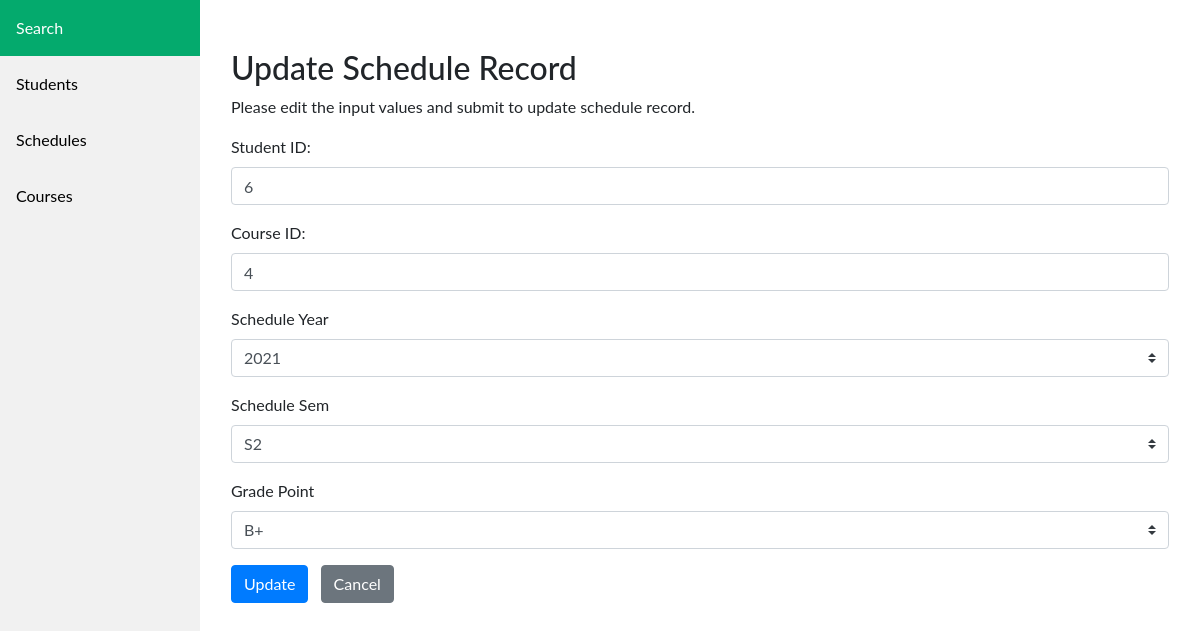
Page /schedules/update-sch.php?id=5 on the committed database.
### tables this page shows
CREATE TABLE `t_schedules` (
  `ID_schedule` int(11) NOT NULL,
  `ID_student` int(11) NOT NULL,
  `ID_course` int(11) NOT NULL,
  `sched_yr` int(11) NOT NULL,
  `sched_sem` char(2) NOT NULL,
  `grade_letter` char(2) NOT NULL
);

### schedules/update-sch.php (the view, shortened to what this page needs)
<?php require_once '../header.php'; ?>
<?php
    $studId = $courseId = $schedyr = $schedsem = $grade = "";
    $IDstudent_err = $IDcourse_err = $schedyr_err = $schedsem_err = $grade_err = "";
    if(isset($_POST["id"]) && !empty($_POST["id"])){
        echo '<script>alert("Hello World");</script>';$id = $_POST["id"];
        $input_stud = trim($_POST["studId"]);
        if(empty($input_stud)){
            $IDstudent_err = "Please enter a Student Id.";
        } elseif (isIdValid($input_stud)) {
            $IDstudent_err = "Please enter valid Student Id. Not registered";
        }else{
            $studId = $input_stud;
        }
        $input_course = trim($_POST["courseId"]);
        if(empty($input_course)){
            $IDcourse_err = "Please enter a Course Id.";
        } elseif (isCourseIdValid($input_stud)) {
            $IDcourse_err = "Please enter valid Course Id. Not registered";
        }else{
            $courseId = $input_course;
        }
        $input_schedyr = trim($_POST["schedyr"]);
        if($input_schedyr == "-Select-"){
            $schedyr_err = "Please select a year.";
        } else{
            $schedyr = $input_schedyr;
        }
        $input_schedsem = trim($_POST["schedsem"]);
        if($input_schedsem == "-Select-"){
            $schedsem_err = "Please select a semester.";
        } else{
            $schedsem = $input_schedsem;
        }
        $input_grade = trim($_POST["grade"]);
        if($input_grade == "-Select-"){
            $grade_err = "Please select a grade.";
        }else{
            $grade = $input_grade;
        }
        if(empty($IDstudent_err) && empty($IDcourse_err) && empty($schedyr_err) && empty($schedsem_err) && empty($grade_err)){
            $sql1 = "UPDATE t_schedules SET ID_course=?, ID_student=?, sched_yr=?, sched_sem=?, grade_letter=? WHERE ID_schedule =?";
     echo '<script>alert("Hello World");</script>';
            if($stmt = $db->prepare($sql1)){
                $stmt->bind_param("sssssi", $param_courseId, $param_studId, $param_schyr, $param_schsem, $param_grade,$param_gid);
                $param_courseId = $courseId;
                $param_studId = $studId;
                $param_schyr = $schedyr;
                $param_schsem = $schedsem;
                $param_grade = $grade;
                $param_gid = $id;
                if($stmt->execute()){
                    header("location: ../schedules.php");
                    exit();
                } else{
                    echo "Oops! Something went wrong. Please try again later.";
                }
            }
            $stmt->close();
        }
        $db->close();
    } else {
        if(isset($_GET["id"]) && !empty(trim($_GET["id"]))){
            $id = trim($_GET["id"]);
            $sql = "SELECT * FROM t_schedules WHERE ID_schedule = '{$id}'";
            if($result = $db->query($sql)){
                if($result->num_rows == 1){
                    $row = $result->fetch_array(MYSQLI_ASSOC);
                    $studId = $row["ID_student"];
                    $courseId = $row["ID_course"];
                    $schedyr = $row["sched_yr"];
                    $schedsem = $row["sched_sem"];
                    $grade = $row["grade_letter"];
                } else{
                    header("location: ../error.php");
                    exit();
                }
            } else{
                echo "Oops! Something went wrong. Please try again later.";
            }
        } else{
            header("location: ../error.php");
            exit();
        }
    }
?>
<div class="container-fluid">
    <div class="row">
        <div class="col-md-12">
            <h2 class="mt-5">Update Schedule Record</h2>
            <p>Please edit the input values and submit to update schedule record.</p>
            <form action="<?php echo htmlspecialchars(basename($_SERVER["REQUEST_URI"])); ?>" method="post">
                <div class="form-group">
                    <label>Student ID:</label>
                    <input type="text" name="studId" class="form-control <?php echo (!empty($IDstudent_err)) ? 'is-invalid' : ''; ?>" value="<?php echo $studId; ?>">
                </div>
                <div class="form-group">
                    <label>Course ID:</label>
                    <input type="text" name="courseId" class="form-control <?php echo (!empty($IDcourse_err)) ? 'is-invalid' : ''; ?>" value="<?php echo $courseId; ?>">
                </div>
                <div class="form-group">
                    <label>Schedule Year</label>
                    <select name="schedyr" class="custom-select <?php echo (!empty($schedyr_err)) ? 'is-invalid' : ''; ?>">
                        <?php
                            for ($i=2010; $i < 2050 ; $i++) {
                                if ($i == $schedyr) {
                                   echo '<option value="'.$i.'" selected>'.$i.'</option>';
                                }else {
                                    echo '<option value="'.$i.'">'.$i.'</option>';
                                }
                            }
                        ?>
                    </select>
                </div>
                <div class="form-group">
                    <label>Schedule Sem</label>
                    <select name="schedsem" class="custom-select <?php echo (!empty($schedsem_err)) ? 'is-invalid' : ''; ?>">
                        <option value="S2" <?php if($schedsem == "S2") echo "selected" ?>>S2</option>
                    </select>
                </div>
                <div class="form-group">
                    <label>Grade Point</label>
                    <select name="grade" class="custom-select <?php echo (!empty($grade_err)) ? 'is-invalid' : ''; ?>">
                        <option value="B+" <?php if($grade == "B+") echo "selected" ?>>B+</option>
                    </select>
                </div>
                <input type="submit" class="btn btn-primary" value="Update">
                <a href="../schedules.php" class="btn btn-secondary ml-2">Cancel</a>
            </form>
        </div>
    </div>
</div>
<?php require_once '../footer.php'; ?>

### header.php (style rules this page uses)
body { margin: 0; font-family: "Lato", sans-serif; }

### rows in the picture
t_schedules: studId "6", courseId "4", schedyr "2021", schedsem "S2", grade "B+"
